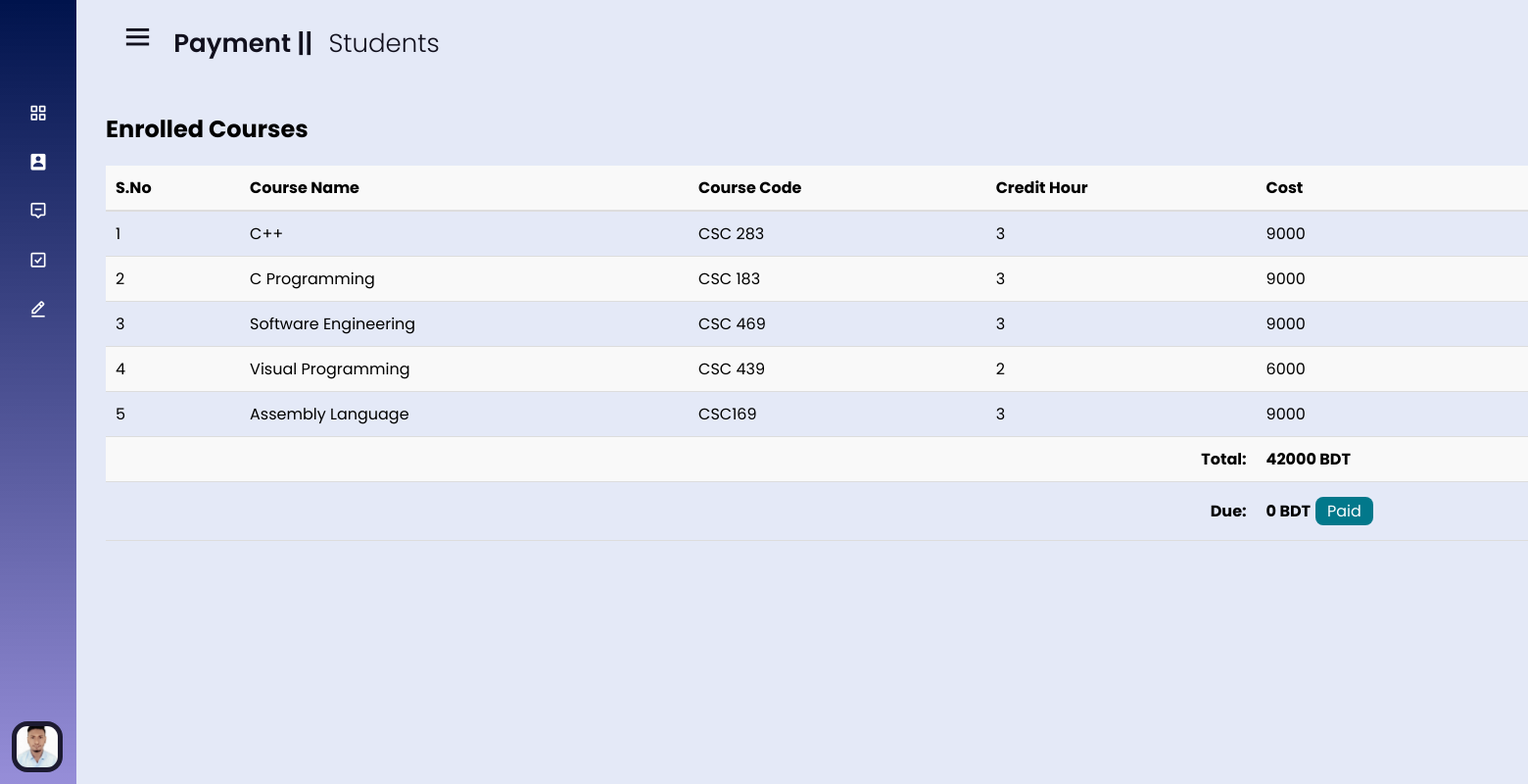
/students/pages/payment.php (signed in), run on the app's committed database.
### tables this page shows
CREATE TABLE IF NOT EXISTS `student_db` (
  `s_ID` int NOT NULL AUTO_INCREMENT,
  `s_Name` varchar(100) DEFAULT NULL,
  `s_Email` varchar(150) NOT NULL,
  `s_UserName` varchar(20) DEFAULT NULL,
  `s_Password` varchar(150) DEFAULT NULL,
  `s_Gender` varchar(50) DEFAULT NULL,
  `s_DateOfBirth` date DEFAULT NULL,
  `s_ProfilePic` varchar(200) DEFAULT NULL,
  `s_FatherName` varchar(150) DEFAULT NULL,
  `s_MotherName` varchar(150) DEFAULT NULL,
  `s_ContactNo` varchar(11) DEFAULT NULL,
  `s_AltContactNo` varchar(11) DEFAULT NULL,
  `s_Address` varchar(250) DEFAULT NULL,
  `s_Photo` text,
  PRIMARY KEY (`s_ID`),
  UNIQUE KEY `s_Email` (`s_Email`)
);

CREATE TABLE IF NOT EXISTS `student_course` (
  `id` int NOT NULL AUTO_INCREMENT,
  `course_id` int NOT NULL,
  `section_id` int NOT NULL,
  `student_id` int NOT NULL,
  `status` enum('completed','in-progress') DEFAULT 'in-progress',
  PRIMARY KEY (`id`),
  UNIQUE KEY `id` (`id`),
  KEY `course_id` (`course_id`),
  KEY `section_id` (`section_id`),
  KEY `student_id` (`student_id`)
);

CREATE TABLE IF NOT EXISTS `course_db` (
  `c_ID` int NOT NULL AUTO_INCREMENT,
  `c_title` varchar(300) DEFAULT NULL,
  `c_code` varchar(20) DEFAULT NULL,
  `c_hours` int DEFAULT NULL,
  PRIMARY KEY (`c_ID`)
);

CREATE TABLE IF NOT EXISTS `payments` (
  `id` int NOT NULL AUTO_INCREMENT,
  `student_id` int NOT NULL,
  `total_amount` int NOT NULL,
  `paid_amount` int NOT NULL,
  PRIMARY KEY (`id`),
  KEY `student_id` (`student_id`)
);

### students/pages/payment.php (the view, shortened to what this page needs)
<?php
require_once('../includes/dbconnection.php');
$sections_sql = "
        SELECT
            student_course.*,
            sections.*,
            course_db.*
        FROM
            student_course
        JOIN
            course_db
        ON
            student_course.course_id = course_db.c_ID
        JOIN
            sections
        ON
            student_course.section_id = sections.id
        WHERE
            student_course.student_id = " . $_SESSION['student_login_id'];
$sections_result = mysqli_query($conn, $sections_sql);
$total_amount = 0;
$section_details = [];
if ($sections_result->num_rows > 0) {
  while ($row = mysqli_fetch_assoc($sections_result)) {
    $section_details[] = $row;
    $total_amount += $row['c_hours'] * 3000;
  }
}
$payment_sql = "SELECT * FROM payments WHERE student_id = " . $_SESSION['student_login_id'];
$payment_sql_result = mysqli_query($conn, $payment_sql);
if ($payment_sql_result->num_rows > 0) {
  $row = mysqli_fetch_assoc($payment_sql_result);
  $paid = $row['paid_amount'];
}
$due = $total_amount - $paid ?? 0;
?>
<!DOCTYPE html>
<html lang="en">
<head>
  <link rel="stylesheet" href="../css/style.css">
  <link rel="stylesheet" href="../pages/css/adminPagesStyle.css">
  <link rel="stylesheet" href="../pages/css/adminPagesStyle.css">
  <link href='https://unpkg.com/boxicons@2.0.7/css/boxicons.min.css' rel='stylesheet'>
</head>
<body>
  <?php include_once '../includes/sidebar.php'; ?>
  <section class="home-section">
    <div class="home-content">
      <div class="dashboard_header">
        <i class='bx bx-menu'></i>
        <span class="text">Payment || <span style="font-weight: 300; margin-left: 10px;">Students</span></span>
      </div>
      <div class="main_workPanel">
        <div class="admin_monitor">
          <div class="manage_admin_part" style="position: relative;">
            <h2>Enrolled Courses</h2>
            <div class="table-group">
              <table style="margin-top: 20px; width: 1500px;">
                <thead>
                  <tr>
                    <th>S.No</th>
                    <th>Course Name</th>
                    <th>Course Code</th>
                    <th>Credit Hour</th>
                    <th>Cost</th>
                  </tr>
                </thead>
                <tbody>
                  <?php
                  foreach ($section_details as $index => $section) {
                    echo '
                      <tr>
                        <td>' . ($index + 1) . '</td>
                        <td>' . $section['c_title'] . '</td>
                        <td>' . $section['c_code'] . '</td>
                        <td>' . $section['c_hours'] . '</td>
                        <td>' . $section['c_hours']*3000 . '</td>
                      </tr>
                    ';
                  }
                  ?>
                  <tr >
                    <td colspan="4" style="text-align:right">
                      <h4>
                        Total:
                      </h4>
                    </td>
                    <td>
                      <div style="display:flex; align-items:center">
                        <h4>
                          <?= $total_amount ?>
                          BDT
                        </h4>
                      </div>
                    </td>
                  </tr>
                  <tr >
                    <td colspan="4" style="text-align:right">
                      <h4>
                        Due:
                      </h4>
                    </td>
                    <td>
                      <div style="display:flex; align-items:center">
                        <h4>
                          <?= $due ?>
                          BDT
                        </h4>
                        <?php if($due > 0 ) : ?>
                          <a href="checkout.php?payable=<?php echo urlencode($due); ?>&student=<?php echo urlencode($student_login_user); ?>"
                            style="
                            background-color: #02788b; /* Green background */
                            border: none;              /* Remove border */
                            color: white;              /* White text */
                            padding: 2px 12px;        /* Some padding */
                            text-align: center;        /* Center the text */
                            text-decoration: none;     /* Remove underline */
                            display: inline-block;     /* Make the button inline */
                            font-size: 16px;           /* Increase font size */
                            margin: 5px 5px;            /* Add some space around */
                            cursor: pointer;           /* Pointer/hand icon on hover */
                            border-radius: 8px;        /* Rounded corners */
                            transition: background-color 0.3s ease;"
                            >Pay Now</a>
                            <?php else : ?>
                              <a href="#"
                              style="
                              background-color: #02788b; /* Green background */
                              border: none;              /* Remove border */
                              color: white;              /* White text */
                              padding: 2px 12px;        /* Some padding */
                              text-align: center;        /* Center the text */
                              text-decoration: none;     /* Remove underline */
                              display: inline-block;     /* Make the button inline */
                              font-size: 16px;           /* Increase font size */
                              margin: 5px 5px;            /* Add some space around */
                              cursor: pointer;           /* Pointer/hand icon on hover */
                              border-radius: 8px;        /* Rounded corners */
                              transition: background-color 0.3s ease;"
                              >Paid</a>
                            <?php endif ?>
                      </div>
                    </td>
                  </tr>
                </tbody>
              </table>
            </div>
          </div>
        </div>
      </div>
    </div>
  </section>
</body>
</html>

### students/includes/sidebar.php (shortened to what this page needs)
<?php
$student_login_user = $_SESSION['student_login_id'];
$studentName = mysqli_query($conn, "SELECT * FROM `student_db` WHERE `s_ID` = '$student_login_user'");
$student_login_user_data = mysqli_fetch_assoc($studentName);
?>
<div class="sidebar close">
  <div class="logo-details">
  </div>
  <ul class="nav-links">
    <li>
      <a href="http://localhost/sms/students/dashboard.php">
        <i class='bx bx-grid-alt'></i>
      </a>
    </li>
    <li>
      <div class="iocn-link">
        <a href="http://localhost/sms/students/pages/profile.php">
          <i class='bx bxs-user-rectangle'></i>
        </a>
      </div>
    </li>
    <li>
      <div class="iocn-link">
        <a href="http://localhost/sms/students/pages/viewCourse.php">
          <i class='bx bx-message-alt-minus'></i>
        </a>
      </div>
    </li>
    <li>
      <div class="iocn-link">
        <a href="http://localhost/sms/students/pages/payment.php">
          <i class='bx bx-check-square'></i>
        </a>
      </div>
    </li>
    <li>
      <div class="iocn-link">
        <a href="http://localhost/sms/students/pages/grades.php">
        <i class='bx bx-edit-alt'></i>
        </a>
      </div>
    </li>
    <li>
      <div class="profile-details">
        <div class="profile-content">
          <img src='<?= $student_login_user_data['s_Photo'] ?>' alt="profileImg">
        </div>
      </div>
    </li>
  </ul>
</div>

### students/css/style.css (style rules this page uses)
* { margin: 0; padding: 0; box-sizing: border-box; font-family: 'Poppins', sans-serif; }
.sidebar { position: fixed; top: 0; left: 0; height: 100%; width: 260px; background: linear-gradient(#00134c, #4637bb90); z-index: 100; transition: all 0.5s ease; }
.sidebar.close { width: 78px; }
.sidebar .logo-details { height: 60px; width: 100%; display: flex; align-items: center; }
.sidebar .nav-links { height: 100%; padding: 30px 0 150px 0; overflow: auto; }
.sidebar.close .nav-links { overflow: visible; }
.sidebar .nav-links li { position: relative; list-style: none; transition: all 0.4s ease; }
.sidebar .nav-links li .iocn-link { display: flex; align-items: center; justify-content: space-between; }
.sidebar.close .nav-links li .iocn-link { display: block }
.sidebar .nav-links li i { height: 50px; min-width: 78px; text-align: center; line-height: 50px; color: #fff; font-size: 20px; cursor: pointer; transition: all 0.3s ease; }
.sidebar .nav-links li a { display: flex; align-items: center; text-decoration: none; }
.sidebar .profile-details { position: fixed; bottom: 0; width: 260px; display: flex; align-items: center; justify-content: space-between; background: #1d1b31; padding: 12px 0; transition: all 0.5s ease; }
.sidebar.close .profile-details { background: none; }
.sidebar.close .profile-details { width: 78px; }
.sidebar .profile-details .profile-content { display: flex; align-items: center; }
.sidebar .profile-details img { height: 52px; width: 52px; object-fit: cover; border-radius: 16px; margin: 0 14px 0 12px; background: #1d1b31; transition: all 0.5s ease; }
.sidebar.close .profile-details img { padding: 5px; }
.home-section { position: relative; background: #E4E9F7; height: 100vh; left: 260px; width: calc(100% - 260px); transition: all 0.5s ease; }
.sidebar.close~.home-section { left: 78px; width: calc(100% - 78px); }
.home-section .home-content { height: auto; align-items: center; padding: 20px 30px; }
.home-section .home-content .bx-menu, .home-section .home-content .text { color: #11101d; font-size: 35px; }
.home-section .home-content .bx-menu { margin: 0 15px; cursor: pointer; }
.home-section .home-content .text { font-size: 26px; font-weight: 600; }

### students/pages/css/adminPagesStyle.css (style rules this page uses)
.main_workPanel { margin-top: 50px; }
.admin_monitor { margin-top: 50px; }
table { width: 100%; border-collapse: collapse; }
thead { background-color: #f9f9f9; }
thead th { text-align: left; padding: 10px; border-bottom: 2px solid #ddd; }
tbody td { padding: 10px; border-bottom: 1px solid #ddd; text-align: left; }
tbody tr:nth-child(even) { background-color: #f9f9f9; }

### data on the page
student_db: s_Photo (picture)
student_course: course_db.c_title "C++", course_db.c_code "CSC 283", course_db.c_hours "3", course_db.c_hours "9000"
student_course: course_db.c_title "C Programming", course_db.c_code "CSC 183", course_db.c_hours "3", course_db.c_hours "9000"
student_course: course_db.c_title "Software Engineering", course_db.c_code "CSC 469", course_db.c_hours "3", course_db.c_hours "9000"
student_course: course_db.c_title "Visual Programming", course_db.c_code "CSC 439", course_db.c_hours "2", course_db.c_hours "6000"
student_course: course_db.c_title "Assembly Language", course_db.c_code "CSC169", course_db.c_hours "3", course_db.c_hours "9000"
payments: paid_amount "0"

### other printed values
$total_amount "42000"
